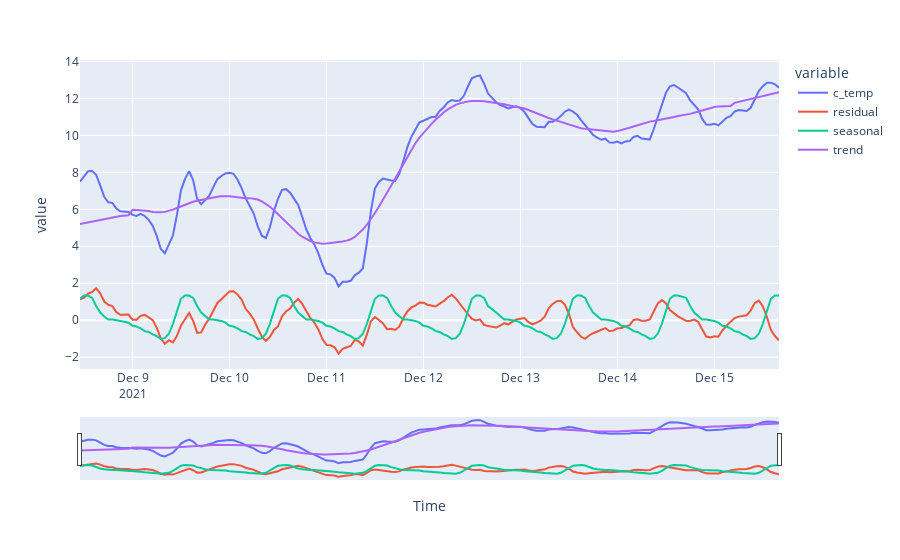
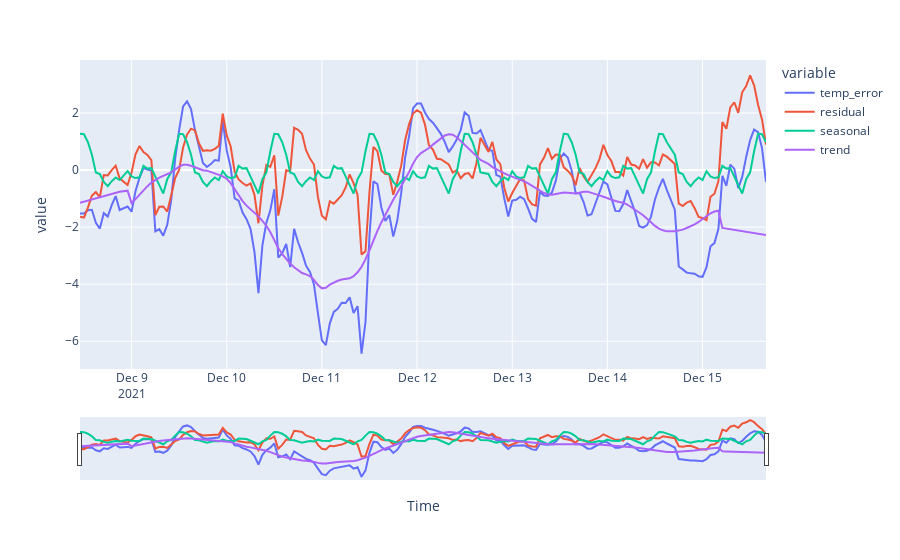

These figures' notebook cell, in order:
### Code cell
# seasonality analysis

# this function sets the specified column as the index
def set_date_index(input_df, col_name='time'):
    modified_df = input_df.copy()
    modified_df[col_name] = pd.to_datetime(modified_df[col_name])
    modified_df.sort_values(col_name, inplace=True)
    modified_df.set_index(col_name, inplace=True)
    return modified_df


# seasonal analysis for c_temp
weather_sea = weather.loc[:, ["c_time", "c_temp"]]
weather_sea = set_date_index(weather_sea, 'c_time')

sd = seasonal_decompose(weather_sea, extrapolate_trend='freq', freq=24)
weather_sea['observed'] = sd.observed
weather_sea['residual'] = sd.resid
weather_sea['seasonal'] = sd.seasonal
weather_sea['trend']    = sd.trend

fig = px.line(weather_sea, x = weather_sea.index, y=["c_temp", "residual", "seasonal", "trend"], labels={'c_time': 'Time'})
fig.update_layout(xaxis = dict(rangeslider = dict(visible=True)))
fig.show()
#py.plot(fig, filename = 'seasonality_temp', auto_open=False)

pyplot.rcParams["figure.figsize"] = (15, 7)
pyplot.rcParams["figure.facecolor"] = "FFFFFF"
pyplot.rcParams["axes.facecolor"] = "FFFFFF"
sd.plot()


# seasonal analysis for temp_error
weather_sea = weather.loc[:, ["c_time", "temp_error"]]
weather_sea = set_date_index(weather_sea, 'c_time')

sd = seasonal_decompose(weather_sea, extrapolate_trend='freq', freq=24)
weather_sea['observed'] = sd.observed
weather_sea['residual'] = sd.resid
weather_sea['seasonal'] = sd.seasonal
weather_sea['trend'] = sd.trend

fig = px.line(weather_sea, x=weather_sea.index, y=["temp_error", "residual", "seasonal", "trend"], labels={'c_time': 'Time'})
fig.update_layout(xaxis = dict(rangeslider = dict(visible=True)))
fig.show()
# py.plot(fig, filename = 'seasonality_error', auto_open=True);

pyplot.rcParams["figure.figsize"] = (15, 7)
pyplot.rcParams["figure.facecolor"] = "FFFFFF"
pyplot.rcParams["axes.facecolor"] = "FFFFFF"
sd.plot()

### Figure 1 — Plotly figure (JSON) as saved in the notebook; plotly's stock layout.template omitted (floating-point values rounded to 4 significant figures; data arrays with more than 128 entries replaced by an {"elided": "..."} marker saying what was removed)
{"data": [{"hovertemplate": "variable=c_temp<br>Time=%{x}<br>value=%{y}<extra></extra>", "legendgroup": "c_temp", "line": {"color": "#636efa", "dash": "solid"}, "marker": {"symbol": "circle"}, "mode": "lines", "name": "c_temp", "orientation": "v", "showlegend": true, "type": "scatter", "x": {"elided": "171 str values"}, "xaxis": "x", "y": {"elided": "171 float values"}, "yaxis": "y"}, {"hovertemplate": "variable=residual<br>Time=%{x}<br>value=%{y}<extra></extra>", "legendgroup": "residual", "line": {"color": "#EF553B", "dash": "solid"}, "marker": {"symbol": "circle"}, "mode": "lines", "name": "residual", "orientation": "v", "showlegend": true, "type": "scatter", "x": {"elided": "171 str values"}, "xaxis": "x", "y": {"elided": "171 float values"}, "yaxis": "y"}, {"hovertemplate": "variable=seasonal<br>Time=%{x}<br>value=%{y}<extra></extra>", "legendgroup": "seasonal", "line": {"color": "#00cc96", "dash": "solid"}, "marker": {"symbol": "circle"}, "mode": "lines", "name": "seasonal", "orientation": "v", "showlegend": true, "type": "scatter", "x": {"elided": "171 str values"}, "xaxis": "x", "y": {"elided": "171 float values"}, "yaxis": "y"}, {"hovertemplate": "variable=trend<br>Time=%{x}<br>value=%{y}<extra></extra>", "legendgroup": "trend", "line": {"color": "#ab63fa", "dash": "solid"}, "marker": {"symbol": "circle"}, "mode": "lines", "name": "trend", "orientation": "v", "showlegend": true, "type": "scatter", "x": {"elided": "171 str values"}, "xaxis": "x", "y": {"elided": "171 float values"}, "yaxis": "y"}], "layout": {"legend": {"title": {"text": "variable"}, "tracegroupgap": 0}, "margin": {"t": 60}, "xaxis": {"anchor": "y", "domain": [0, 1], "rangeslider": {"visible": true}, "title": {"text": "Time"}}, "yaxis": {"anchor": "x", "domain": [0, 1], "title": {"text": "value"}}}}

### Figure 2 — Plotly figure (JSON) as saved in the notebook; plotly's stock layout.template omitted (floating-point values rounded to 4 significant figures; data arrays with more than 128 entries replaced by an {"elided": "..."} marker saying what was removed)
{"data": [{"hovertemplate": "variable=temp_error<br>Time=%{x}<br>value=%{y}<extra></extra>", "legendgroup": "temp_error", "line": {"color": "#636efa", "dash": "solid"}, "marker": {"symbol": "circle"}, "mode": "lines", "name": "temp_error", "orientation": "v", "showlegend": true, "type": "scatter", "x": {"elided": "171 str values"}, "xaxis": "x", "y": {"elided": "171 float values"}, "yaxis": "y"}, {"hovertemplate": "variable=residual<br>Time=%{x}<br>value=%{y}<extra></extra>", "legendgroup": "residual", "line": {"color": "#EF553B", "dash": "solid"}, "marker": {"symbol": "circle"}, "mode": "lines", "name": "residual", "orientation": "v", "showlegend": true, "type": "scatter", "x": {"elided": "171 str values"}, "xaxis": "x", "y": {"elided": "171 float values"}, "yaxis": "y"}, {"hovertemplate": "variable=seasonal<br>Time=%{x}<br>value=%{y}<extra></extra>", "legendgroup": "seasonal", "line": {"color": "#00cc96", "dash": "solid"}, "marker": {"symbol": "circle"}, "mode": "lines", "name": "seasonal", "orientation": "v", "showlegend": true, "type": "scatter", "x": {"elided": "171 str values"}, "xaxis": "x", "y": {"elided": "171 float values"}, "yaxis": "y"}, {"hovertemplate": "variable=trend<br>Time=%{x}<br>value=%{y}<extra></extra>", "legendgroup": "trend", "line": {"color": "#ab63fa", "dash": "solid"}, "marker": {"symbol": "circle"}, "mode": "lines", "name": "trend", "orientation": "v", "showlegend": true, "type": "scatter", "x": {"elided": "171 str values"}, "xaxis": "x", "y": {"elided": "171 float values"}, "yaxis": "y"}], "layout": {"legend": {"title": {"text": "variable"}, "tracegroupgap": 0}, "margin": {"t": 60}, "xaxis": {"anchor": "y", "domain": [0, 1], "rangeslider": {"visible": true}, "title": {"text": "Time"}}, "yaxis": {"anchor": "x", "domain": [0, 1], "title": {"text": "value"}}}}
